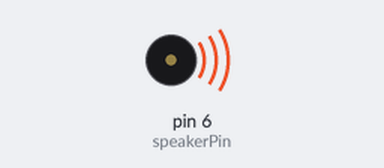
A sketch run on a simulated Arduino Uno, built with avr-gcc and run on an emulated ATmega328P. On the bench: buzzer (waves = sounding).

Above: at 0.1 s.
Timing chart, 0 to 40.0 s (numbered marks = the images above):
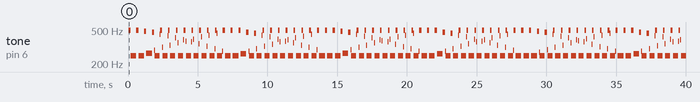

Measured:
- by itself, tone on pin 6 (speakerPin): plays 496 Hz for 0.16 s, 249 Hz for 0.40 s, 496 Hz for 0.16 s, 249 Hz for 0.40 s, 483 Hz for 0.16 s, 268 Hz for 0.40 s … (241 notes in this stretch)

The sketch:

Speaker_test.ino
```cpp
//Speaker test
//simulate the ambulance voice by speaker

int speakerPin = 6; //set speaker pin

void setup() {
  pinMode(speakerPin, OUTPUT);
}

void loop() {
  unsigned char i, j;
  while (1)
  {
    for (i = 0; i < 80; i++) //make frequency of a sound
    {
      digitalWrite(speakerPin, HIGH);
      delay(1);
      digitalWrite(speakerPin, LOW);
      delay(1);
    }
    for (i = 0; i < 100; i++) //make another frequency of a sound
    {
      digitalWrite(speakerPin, HIGH);
      delay(2);
      digitalWrite(speakerPin, LOW);
      delay(2);
    }
  }
}
```
